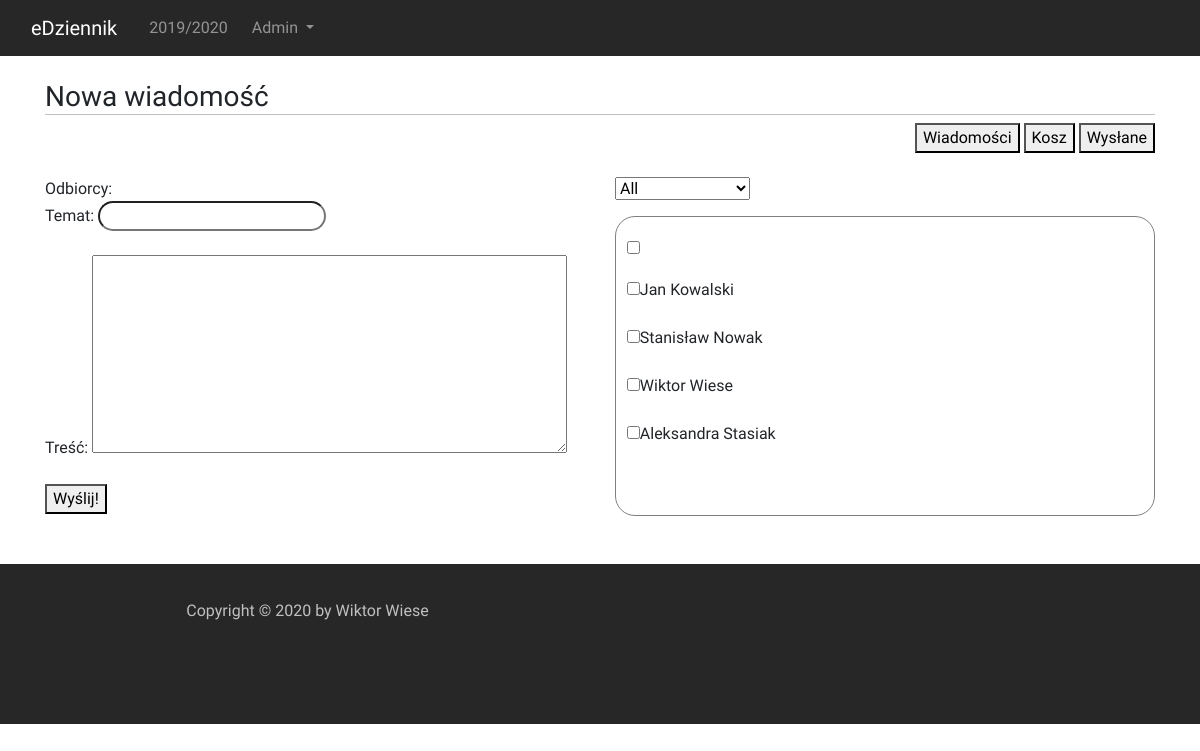
Before: /index_admin.php?page=new_message (signed in) with the older database file.
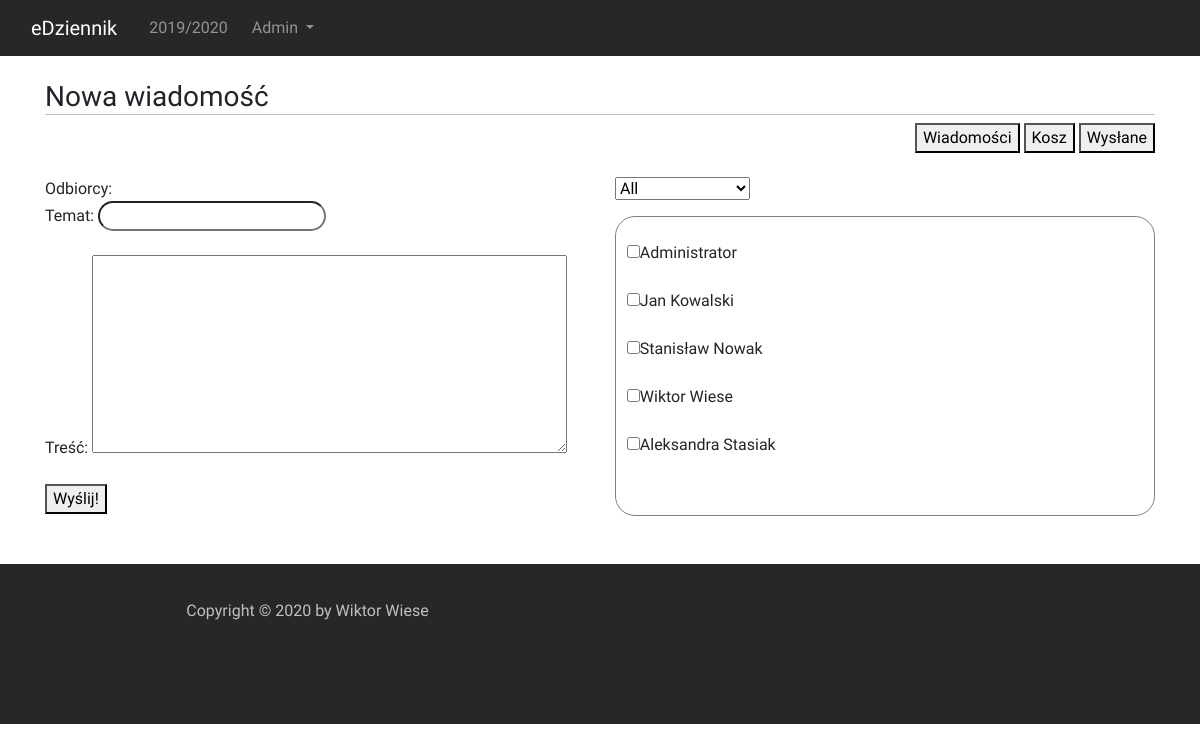
After: the same page with the newer database file.
### tables this page shows
CREATE TABLE `users` (
  `id` int(11) NOT NULL,
  `user` text NOT NULL,
  `pass` text NOT NULL,
  `ip` int(11) NOT NULL,
  `last_login` date NOT NULL,
  `email` text NOT NULL,
  `access` int(11) DEFAULT NULL,
  `name` text,
  `surname` text
);

### index_admin.php (called while the page is built)
<?php
    include("./layout/header.php");
    $toInclude = isset($_GET['page']) ? $_GET['page']:"main";
    include("./pages/admin/$toInclude.php");
    include("./layout/footer.php");
?>

### pages/admin/new_message.php (the view, shortened to what this page needs)
<main>
    <div class="container"><br/>
            <H3 class="headline">Nowa wiadomość</H3>
            <div class="messages__bar">
                <button onClick="location.href='index_admin.php?page=messages'">Wiadomości</button>
                <button>Kosz</button>
                <button>Wysłane</button>
            </div><br/>
        <div class="row">
            <div class="col-md-6">
                <div id="add_receiver">
                    <a>Odbiorcy:</a>
                </div>
                <form action="../scripts/php/new_message.php">
                    <a>Temat:</a>
                    <input type="text"/><br/><br/>
                    <a>Treść:</a>
                    <textarea class="messages__bar" rows=8 cols=50/></textarea><br/><br/>
                    <button>Wyślij!</button>
                </form>
            </div>
            <div class="col-md-6">
                <?php
                    require_once("./scripts/php/db_connect.php");
                    $connect = new mysqli($host, $db_user, $db_password, $db_name);
                    echo "<form id='form'>
                    <select id='option'>
                        <option value='5'>All</option>
                        <option value='1'>Uczniowie</option>
                        <option value='2'>Nauczyciele</option>
                        <option value='4'>Rodzice</option>
                        <option value='3'>Administratorzy</option>
                    </select>
                    </form>";
                    ?>
                <div id="result" class="mess_users">
                    <?php
                        echo "<form name='form_mess' id='form_mess'>";
                            if($result = @$connect->query("SELECT * FROM `users`"))
                            {
                                $i = 0;
                                while($row = $result->fetch_array())
                                {
                                    $i++;
                                    echo "<br/><input type='checkbox' id='receiver[".$i."]' name='receiver' value='".$row['name']."_".$row['surname']."'>".$row['name']." ".$row['surname']."<br/>";
                                }
                            }
                        echo "</form>";
                    ?>
                </div><br/><br/>
            </div>
        </div>
    </div>
</main>

Changed rows visible on the page:
changed users: name (not shown) → "Administrator"
